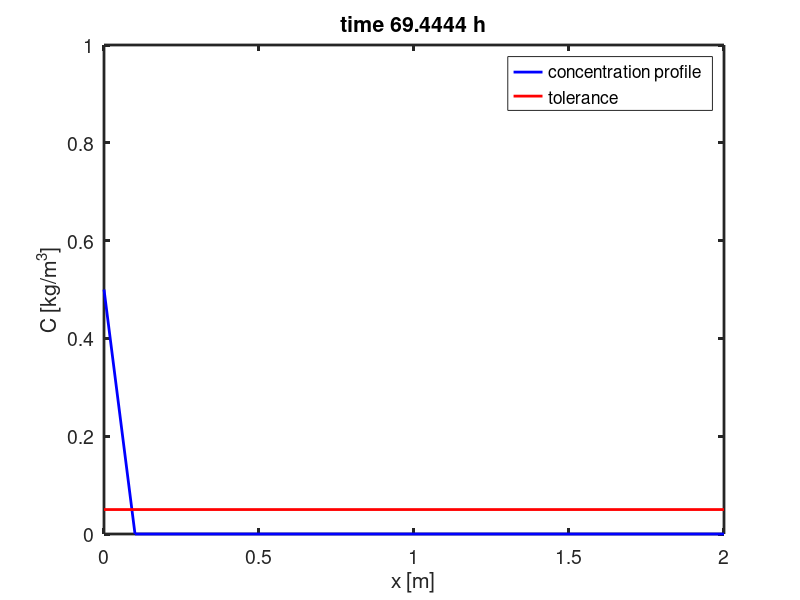
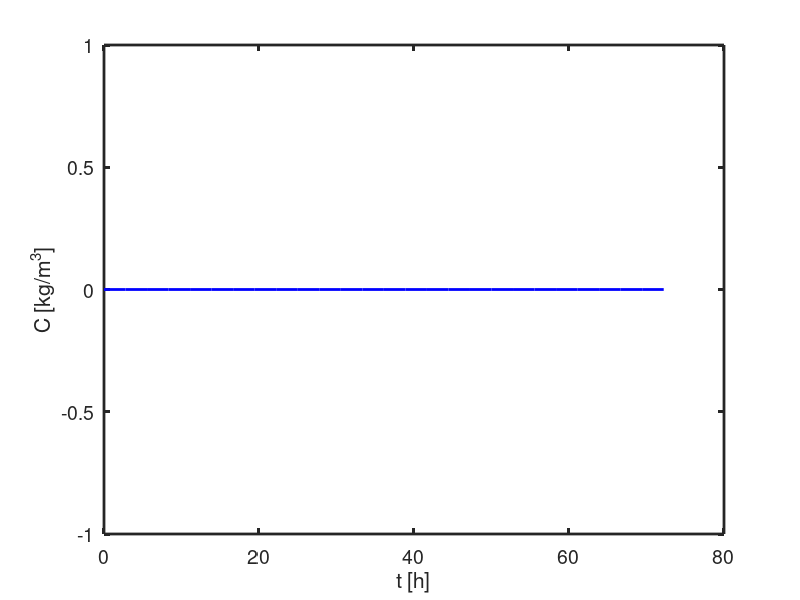

MATLAB code for these plots, in order:
clear;
%  Routine to simulate mass balance of a reactor reactor
% for a chemical/ contaminant which gets transformed by a first order
% reaction
%dc/dt= -v*dC/dx -lambda *C

% Initialisation
% Griding of the reactor domain
dx=0.1; % %grid size
x=[0:dx:2];% reactor domain and grid meters
deltax=diff(x); % vector containing grid spacing dx


% Define variables & parameters
v=1e-05;% flow velocity in m per second
lambda= 1/86400; % reaction time scale of first order reaction
tau=3600; % period of osscillation in case of a periodical input concentration
C_in=0.5% input concentratin in kg/m^3 into the reactor
C_lim=0.05;% tolerance limit for the outflow
%scaling factor for initial state


% Define initial state
C=zeros(1, length(x));% concentration vectors 

C_alt=C; % concentration at old time stept


% Process loop
tmax=3*86400; % maximum simulation time
time=0.; % start time
itime=1; % time step counter
time_vec=[time];
C_leak=[0];

% solve equation with explicite upstream euler forward finite difference
figure;
while time < tmax
   % Define time step with Courant criterion, maxium computation time and start time 
     dt= 1*dx/abs(v);
    % Define boundary conditions (Dirichlet)    
    C(1)=C_in;% upstream boundary constant concentration 
    C(length(x))=C_alt(length(x)-1); %right boundary free outflow
   % solve working equation 
    for j=2:length(x)-1
        % numerical solution add finite difference form of the solution
        % here
 %       C(j)=C_alt(j)-; 
        % Assure that solution is realistic i.e. avoid negative % concentration
    if C(j) < 0
        C(j) =0;
    end

    end
    C_alt=C; % set old Concentration to actual concentration
    % start plotting sequence
    plot(x,C,'b-','linewidth',2);
    hold on;
    plot(x,C_lim*ones(1,length(x)),'r-','linewidth',2);
    hold off;
    xlabel('x [m]','fontsize',14);
    ylabel('C [kg/m^3]','fontsize',14);
    set(gca,'fontsize',14,'linewidth',2);
    axis([x(1) x(length(x)) 0 2*C_in]);
    title(['time ' num2str(time/3600) ' h']);
    legend('concentration profile','tolerance'); 
    M(itime)=getframe;
    time=time+dt;% new time
    itime=itime+1;
     % end plotting sequence
    time_vec=[time_vec time];
    C_leak=[C_leak C(length(x))];
   end

figure;
plot(time_vec/3600,C_leak,'b-','linewidth',2);
xlabel('t [h]','fontsize',14);
ylabel('C [kg/m^3]','fontsize',14);
set(gca,'fontsize',14,'linewidth',2);
